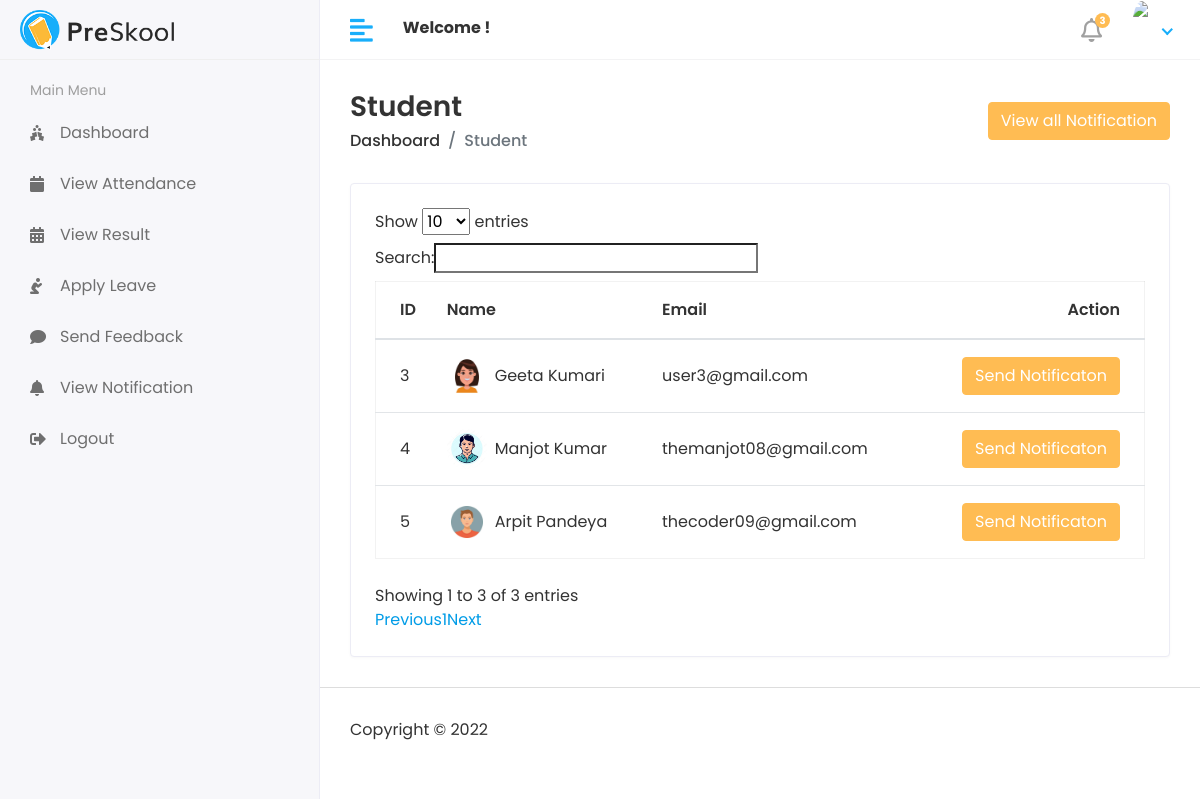
//Hod/student/send-notification, run on an earlier commit of the app's database.
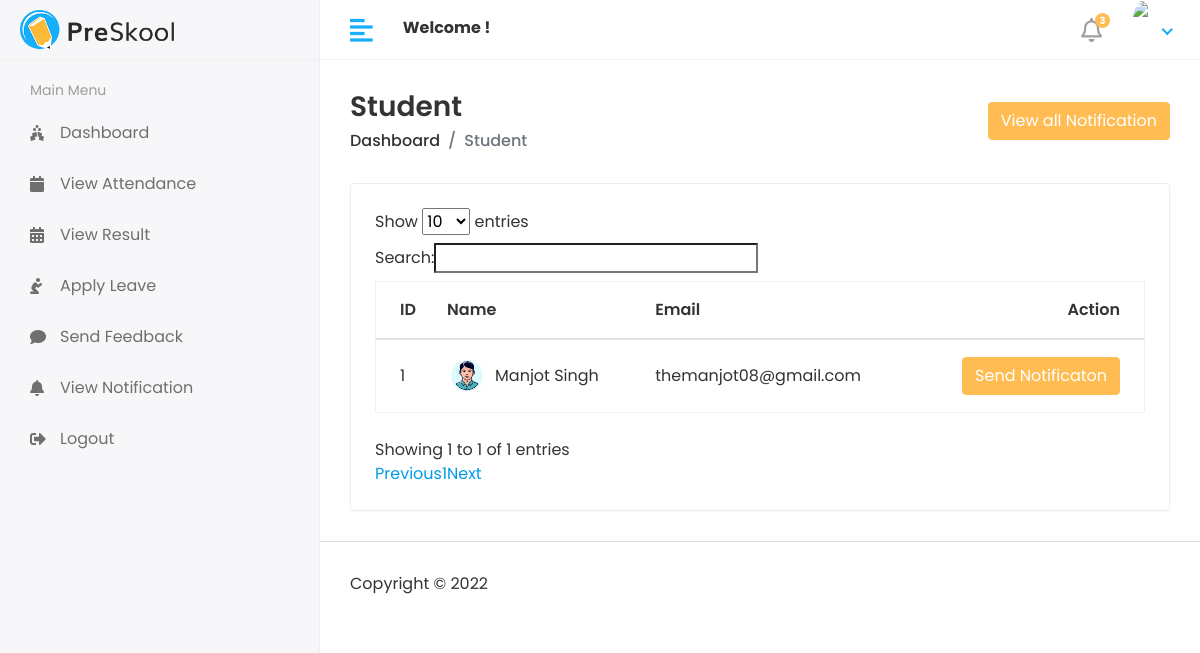
And on a later commit of the database.
### app/models.py (models this page shows)
class Student(models.Model):
    admin = models.OneToOneField(Customuser,on_delete = models.CASCADE)
    student_dob =models.DateField(auto_now_add=False)
    permanent_address = models.TextField(null=True)
    present_address =models.TextField(blank=True)
    gender = models.CharField(max_length=10)
    course_id = models.ForeignKey(Course,on_delete=models.DO_NOTHING,null=True)
    session_id =models.ForeignKey(Session,on_delete =models.DO_NOTHING,null=True)
    student_mobile_no =models.CharField(blank=False,max_length=10)
    student_optional_mobile_no =models.CharField(blank=True,max_length=10)
    created_at = models.DateTimeField(auto_now_add=True)
    updated_at = models.DateTimeField(auto_now_add=True)
    def __str__(self):
        return self.admin.first_name + " " + self.admin.last_name

class Customuser(AbstractUser):
    USER ={
        (1,'HOD'),
        (2,'STAFF'),
        (3,'STUDENT'),
    }
    user_type = models.CharField(choices=USER,max_length=50,default=1)
    profile_pic = models.ImageField(upload_to='uploads/profile_pic/')

### HOD/views.py (the view)
# urls.py: path('student/send-notification',studentsendnotification,name="studentsendnotification"),
def studentsendnotification(request):
    student = Student.objects.all()
    notify = StudentNotification.objects.all()
    context ={
        'student':student,
        'notify':notify
    }
    return render(request,'HOD/send_student_notification.html',context)

### templates/HOD/send_student_notification.html (shortened to what this page needs)
{% extends "main/base.html" %}
{% block body %}
<div class="content container-fluid">
    <div class="page-header">
       <div class="row align-items-center">
          <div class="col">
             <h3 class="page-title">Student</h3>
             <ul class="breadcrumb">
                <li class="breadcrumb-item"><a href="{% url 'hodpage' %}">Dashboard</a></li>
                <li class="breadcrumb-item active">Student</li>
             </ul>
          </div>
          <div class="col-auto text-right float-right ml-auto">
            <button type="button" class="btn btn-primary" data-toggle="modal" data-target="#exampleModalCenter">
                View all Notification
              </button>
          </div>
       </div>
    </div>
    <div class="row">
       <div class="col-sm-12">
          <div class="card card-table">
             <div class="card-body">
                <div class="table-responsive">
                   <table id="table_id" class="table table-hover table-center mb-0 ">
                      <thead>
                         <tr>
                            <th>ID</th>
                            <th>Name</th>
                            <th>Email</th>
                            <th class="text-right">Action</th>
                         </tr>
                      </thead>
                      <tbody>
                          {% for i in student %}
                         <tr>
                             <td>{{i.id}}</td>
                            <td>
                               <h2 class="table-avatar">
                                  <a href="#" class="avatar avatar-sm mr-2"><img class="avatar-img rounded-circle" src={{i.admin.profile_pic.url}} alt="User Image"></a>
                                  <a href="#">{{i}}</a>
                               </h2>
                            </td>
                            <td>{{i.admin.email}}</td>
                            <td class="text-right">
                               <div class="actions">
                                      <button type="button" class="btn btn-primary" data-toggle="modal" data-target="#sendnotificationModal-{{forloop.counter}}">
                                    Send Notificaton
                                  </button>
                               </div>
                            </td>
                         </tr>
                         {% endfor %}
                        </tbody>
                   </table>
                </div>
             </div>
          </div>
       </div>
    </div>
 </div>
{% endblock body %}

What changed in the data, as far as the page shows it:
removed Student: id "3", admin.profile_pic (picture), admin.last_name "Geeta Kumari", admin.email "user3@gmail.com"
removed Student: id "4", admin.profile_pic (placeholder picture), admin.last_name "Manjot Kumar", admin.email "themanjot08@gmail.com"
removed Student: id "5", admin.profile_pic (picture), admin.last_name "Arpit Pandeya", admin.email "thecoder09@gmail.com"
added Student: id "1", admin.profile_pic (placeholder picture), admin.last_name "Manjot Singh", admin.email "themanjot08@gmail.com"
Also different on the page:
text written by a page script: "Show entries Search: Showing 1 to 3 of 3 entries Previous 1 Next" → "Show entries Search: Showing 1 to 1 of 1 entries Previous 1 Next"
